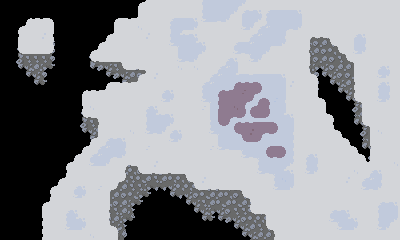

Below is a game level as drawn by its tile map, then a one-line description and the .tmx file that defines it, in full:
An orthogonal 50x30 tile map with 8x8 px tiles, 2 tile layers (-1, Livello tile 1).

<map version="1.9" tiledversion="1.9.2" orientation="orthogonal" renderorder="right-down" width="50" height="30" tilewidth="8" tileheight="8" infinite="0" nextlayerid="3" nextobjectid="1">
 <tileset firstgid="1" source="../main_tileset.tsx" />
 <layer id="2" name="-1" width="50" height="30">
  <data encoding="csv">
0,0,0,0,0,0,0,0,0,0,0,0,0,0,0,0,0,0,0,0,0,0,0,0,0,0,0,0,0,0,0,0,0,0,0,0,0,0,0,0,0,0,0,0,0,0,0,0,0,0,
0,0,0,0,0,0,0,0,0,0,0,0,0,0,0,0,0,0,0,0,0,0,0,0,0,0,0,0,0,0,0,0,0,0,0,0,0,0,0,0,0,0,0,0,0,0,0,0,0,0,
0,0,0,0,0,0,0,0,0,0,0,0,0,0,0,0,0,0,0,0,0,0,0,0,0,0,0,0,0,0,0,0,0,0,0,0,0,0,7,8,10,0,0,0,0,0,0,0,0,0,
0,0,0,0,0,0,0,0,0,0,0,0,0,0,0,0,0,0,0,0,0,0,0,0,0,0,0,0,0,0,0,0,0,0,0,0,0,0,21,23,25,10,0,0,0,0,0,0,0,0,
0,0,0,0,0,0,0,0,0,0,0,0,0,0,0,0,0,0,0,0,0,0,0,0,0,0,0,0,0,0,0,0,0,0,0,0,0,0,35,23,36,25,10,0,0,0,0,0,0,0,
0,0,0,7,10,7,10,0,0,0,0,0,0,0,0,0,0,0,0,0,0,0,0,0,0,0,0,0,0,0,0,0,0,0,0,0,0,0,35,22,37,23,38,0,0,0,0,0,0,0,
0,0,7,26,25,26,24,0,0,0,0,0,0,0,0,0,0,0,0,0,0,0,0,0,0,0,0,0,0,0,0,0,0,0,0,0,0,0,35,37,22,36,25,10,0,0,0,0,0,0,
0,0,21,23,23,23,24,0,0,0,0,7,8,8,8,10,0,0,0,0,0,0,0,0,0,0,0,0,0,0,0,0,0,0,0,0,0,0,21,22,37,22,23,25,10,0,0,0,0,0,
0,0,49,12,37,11,52,0,0,0,0,49,50,12,23,25,8,9,10,0,0,0,0,0,0,0,0,0,0,0,0,0,0,0,0,0,0,0,21,11,12,22,37,37,25,10,0,0,0,0,
0,0,0,49,12,24,0,0,0,0,0,0,0,49,50,12,37,22,25,8,8,10,0,0,0,0,0,0,0,0,0,0,0,0,0,0,0,0,21,24,49,12,22,22,37,25,9,10,0,0,
0,0,0,0,49,52,0,0,0,0,0,0,0,0,0,49,51,12,23,22,11,52,0,0,0,0,0,0,0,0,0,0,0,0,0,0,0,0,35,24,0,49,12,37,23,37,36,38,0,0,
0,0,0,0,0,0,0,0,0,0,0,0,0,0,0,0,0,49,50,51,52,0,0,0,0,0,0,0,0,0,0,0,0,0,0,0,0,0,49,52,0,0,49,12,23,22,37,24,0,0,
0,0,0,0,0,0,0,0,0,0,0,0,0,0,0,0,0,0,0,0,0,0,0,0,0,0,0,0,0,0,0,0,0,0,0,0,0,0,0,0,0,0,0,49,12,36,22,25,10,0,
0,0,0,0,0,0,0,0,0,0,0,0,0,0,0,0,0,0,0,0,0,0,0,0,0,0,0,0,0,0,0,0,0,0,0,0,0,0,0,0,0,0,0,0,21,36,23,37,38,0,
0,0,0,0,0,0,0,0,0,0,7,8,10,0,0,0,0,0,0,0,0,0,0,0,0,0,0,0,0,0,0,0,0,0,0,0,0,0,0,0,0,0,0,0,35,36,11,12,25,10,
0,0,0,0,0,0,0,0,0,0,21,23,25,10,0,0,0,0,0,0,0,0,0,0,0,0,0,0,0,0,0,0,0,0,0,0,0,0,0,0,0,0,0,0,49,12,38,49,12,24,
0,0,0,0,0,0,0,0,0,0,49,12,36,25,10,0,0,0,0,0,0,0,0,0,0,0,0,0,0,0,0,0,0,0,0,0,0,0,0,0,0,0,0,0,0,21,25,10,49,52,
0,0,0,0,0,0,0,0,0,0,0,49,50,51,52,0,0,0,0,0,0,0,0,0,0,0,0,0,0,0,0,0,0,0,0,0,0,0,0,0,0,0,0,0,0,35,23,38,0,0,
0,0,0,0,0,0,0,0,0,0,0,0,0,0,0,0,0,7,10,0,0,0,0,0,0,0,0,0,0,0,0,0,0,0,0,0,0,0,0,0,0,0,0,0,0,49,12,24,0,0,
0,0,0,0,0,0,0,0,0,0,0,0,0,0,0,7,8,26,25,8,10,0,0,0,0,0,0,0,0,0,0,0,0,0,0,0,0,0,0,0,0,0,0,0,0,0,21,38,0,0,
0,0,0,0,0,0,0,0,0,0,0,0,0,0,7,26,37,36,23,37,25,10,0,0,0,0,0,0,0,0,0,0,0,0,0,0,0,0,0,0,0,0,0,0,0,0,49,52,0,0,
0,0,0,0,0,0,0,0,0,0,0,0,0,0,35,36,36,22,36,36,37,25,8,9,8,10,0,0,0,0,0,0,0,0,0,0,0,0,0,0,0,0,0,0,0,0,0,0,0,0,
0,0,0,0,0,0,0,0,0,0,0,0,0,0,35,36,23,36,37,23,37,36,36,23,23,25,9,8,8,9,8,8,8,8,10,0,0,0,0,0,0,0,0,0,0,0,0,0,0,0,
0,0,0,0,0,0,0,0,0,0,0,0,0,7,26,37,23,23,11,51,51,12,36,36,36,22,37,37,23,22,37,23,36,22,25,9,9,10,0,0,0,0,0,0,0,0,0,0,0,0,
0,0,0,0,0,0,0,0,0,0,0,0,7,26,37,22,36,11,52,0,0,49,51,12,22,36,37,37,36,22,23,37,11,51,51,51,50,52,0,0,0,0,0,0,0,0,0,0,0,0,
0,0,0,0,0,0,0,0,0,0,0,0,35,36,22,37,11,52,0,0,0,0,0,49,12,23,37,36,37,36,37,37,25,10,0,0,0,0,0,0,0,0,0,0,0,0,0,0,0,0,
0,0,0,0,0,0,0,0,0,0,0,0,35,23,23,37,38,0,0,0,0,0,0,0,49,12,11,12,22,23,23,36,23,25,10,0,0,0,0,0,0,0,0,0,0,0,0,0,0,0,
0,0,0,0,0,0,0,0,0,0,0,0,21,37,37,11,52,0,0,0,0,0,0,0,0,49,52,49,50,12,22,36,36,36,24,0,0,0,0,0,0,0,0,0,0,0,0,0,0,0,
0,0,0,0,0,0,0,0,0,0,0,0,49,51,12,38,0,0,0,0,0,0,0,0,0,0,0,0,0,49,12,37,23,23,38,0,0,0,0,0,0,0,0,0,0,0,0,0,0,0,
0,0,0,0,0,0,0,0,0,0,0,0,0,0,21,24,0,0,0,0,0,0,0,0,0,0,0,0,0,0,49,12,37,37,25,10,0,0,0,0,0,0,0,0,0,0,0,0,0,0
</data>
 </layer>
 <layer id="1" name="Livello tile 1" width="50" height="30">
  <data encoding="csv">
0,0,0,0,0,0,0,0,0,0,0,0,0,0,0,0,0,1,20,16,16,16,16,16,16,71,72,72,72,61,102,16,16,16,16,16,16,16,16,16,16,16,16,16,16,16,16,16,16,16,
0,0,0,0,0,0,0,0,0,0,0,0,0,0,0,0,0,15,16,16,16,16,16,16,16,71,72,72,61,102,57,59,60,57,58,58,58,60,16,16,16,16,16,16,16,16,16,16,16,16,
0,0,0,1,3,3,4,0,0,0,0,0,0,0,1,2,3,20,16,16,16,57,58,58,60,99,100,101,102,16,85,61,102,71,72,72,72,88,16,16,16,16,16,16,16,16,16,16,16,16,
0,0,1,20,16,16,18,0,0,0,0,0,0,0,15,16,16,30,16,16,16,71,61,100,102,16,16,16,16,16,99,102,57,76,72,61,101,102,16,16,16,16,16,16,16,16,16,16,16,16,
0,0,29,16,16,31,32,0,0,0,0,0,0,1,20,16,16,16,31,16,16,71,75,59,60,16,16,16,16,16,16,57,76,72,72,74,16,16,5,45,45,6,16,16,57,60,16,16,16,16,
0,0,15,16,16,16,32,0,0,0,0,0,1,20,16,16,16,16,16,16,16,99,62,72,75,60,16,16,16,57,58,76,72,61,100,102,16,16,18,0,0,43,6,16,85,74,16,16,16,16,
0,0,43,44,44,44,46,0,0,0,0,1,20,16,16,16,16,16,16,16,16,16,85,72,61,102,16,16,16,99,101,62,61,102,16,16,16,16,32,0,0,0,43,6,99,102,16,16,16,16,
0,0,0,0,0,0,0,0,0,0,0,43,45,44,44,6,16,16,16,16,16,16,99,101,102,16,16,16,57,60,16,99,102,16,16,16,16,16,18,0,0,0,0,43,6,16,16,16,16,16,
0,0,0,0,0,0,0,0,0,0,0,0,0,0,0,43,44,45,6,16,16,16,30,16,30,16,16,57,76,88,16,16,16,16,16,16,16,16,32,0,0,0,0,0,15,16,16,57,60,16,
0,0,0,0,0,0,0,0,0,0,0,0,0,0,0,0,0,1,20,31,16,16,16,16,16,16,57,76,72,75,58,59,58,58,58,60,16,16,19,4,0,0,0,0,15,16,16,99,102,16,
0,0,0,0,0,0,0,0,0,0,0,0,0,1,2,3,3,20,16,16,16,16,16,16,16,57,76,72,72,63,65,65,66,72,72,88,31,16,16,18,0,0,0,0,29,16,16,57,60,16,
0,0,0,0,0,0,0,0,0,0,1,3,3,20,16,16,16,16,16,16,57,60,16,16,16,71,72,63,65,82,79,67,108,72,72,88,16,16,16,18,0,0,0,0,29,16,16,71,74,16,
0,0,0,0,0,0,0,0,0,0,15,16,16,16,16,16,16,16,16,16,99,102,16,16,16,99,62,91,78,78,67,108,63,66,73,74,16,16,16,19,4,0,0,0,43,6,16,99,102,16,
0,0,0,0,0,0,0,0,0,0,29,30,16,16,16,16,16,16,57,60,16,16,16,16,16,17,85,91,78,92,94,63,82,94,72,88,16,16,16,16,18,0,0,0,0,15,16,16,16,16,
0,0,0,0,0,0,0,0,0,0,43,45,6,16,16,16,16,16,71,75,59,60,16,16,16,16,85,77,67,107,108,105,106,108,72,75,60,16,16,16,19,4,0,0,0,15,16,16,16,16,
0,0,0,0,0,0,0,0,0,0,0,0,29,16,16,16,16,16,71,72,61,102,16,16,16,16,71,105,108,63,65,65,64,64,66,72,88,16,16,16,16,32,0,0,0,43,6,16,16,16,
0,0,0,0,0,0,0,0,0,0,0,0,15,16,16,16,30,16,99,101,102,57,60,16,16,16,99,62,72,105,68,93,67,107,108,72,74,16,16,16,16,19,4,0,0,0,15,30,16,16,
0,0,0,0,0,0,0,0,0,0,0,1,20,57,59,60,16,16,16,16,16,99,102,16,16,16,16,85,72,72,105,106,108,72,72,72,74,16,16,16,16,16,19,4,0,0,15,16,16,16,
0,0,0,0,0,0,0,0,0,0,1,20,57,76,72,74,16,16,17,16,16,16,16,16,16,16,17,99,101,100,62,72,72,63,64,66,74,16,16,16,16,16,16,19,4,0,29,16,16,16,
0,0,0,0,0,0,0,0,0,1,20,57,76,61,101,102,16,16,16,16,16,16,16,16,16,16,16,16,16,16,99,101,62,105,107,108,74,16,57,60,16,16,16,16,19,4,15,16,16,16,
0,0,0,0,0,0,0,0,1,20,16,99,100,102,16,5,45,6,16,31,16,16,16,16,16,16,16,16,16,16,16,16,71,72,72,61,102,16,71,74,16,16,16,16,16,19,20,16,16,30,
0,0,0,0,0,0,0,0,29,16,16,16,16,16,16,32,0,43,44,45,44,45,44,6,16,16,16,16,16,16,16,16,99,101,62,75,60,16,99,102,16,16,16,16,30,16,57,60,16,16,
0,0,0,0,0,0,0,1,20,16,16,16,16,16,5,46,0,0,0,0,0,0,0,43,6,31,16,16,16,16,16,16,16,16,71,86,88,16,16,16,16,16,16,31,16,57,76,74,16,16,
0,0,0,0,0,0,1,20,16,57,60,16,17,5,46,0,0,0,0,0,0,0,0,0,43,44,45,45,44,44,6,16,16,16,99,100,102,16,16,16,16,16,16,16,16,99,101,102,16,16,
0,0,0,0,0,0,29,16,16,99,102,16,16,18,0,0,0,0,0,0,0,0,0,0,0,0,0,0,0,0,43,6,16,16,16,16,16,16,16,16,16,16,16,16,16,16,16,16,16,16,
0,0,0,0,0,1,20,16,16,16,16,16,16,18,0,0,0,0,0,0,0,0,0,0,0,0,0,0,0,0,0,29,16,16,16,16,16,16,16,16,16,16,16,16,16,16,16,57,59,60,
0,0,0,0,0,15,16,16,57,60,16,16,16,32,0,0,0,0,0,0,0,0,0,0,0,0,0,0,0,0,0,43,44,6,16,16,16,16,16,16,16,57,59,60,16,16,16,71,72,88,
0,0,0,0,0,29,16,16,71,75,60,16,16,32,0,0,0,0,0,0,0,0,0,0,0,0,0,0,0,0,0,0,0,15,16,16,16,16,16,16,16,99,62,75,60,16,16,71,61,102,
0,0,0,0,0,29,16,16,99,100,102,16,16,19,4,0,0,0,0,0,0,0,0,0,0,0,0,0,0,0,0,0,0,43,6,16,16,16,16,16,16,16,99,100,102,16,16,99,102,16,
0,0,0,0,0,29,16,16,16,16,16,30,16,16,18,0,0,0,0,0,0,0,0,0,0,0,0,0,0,0,0,0,0,0,29,16,16,16,16,16,16,16,16,16,16,16,16,16,16,16
</data>
 </layer>
</map>
